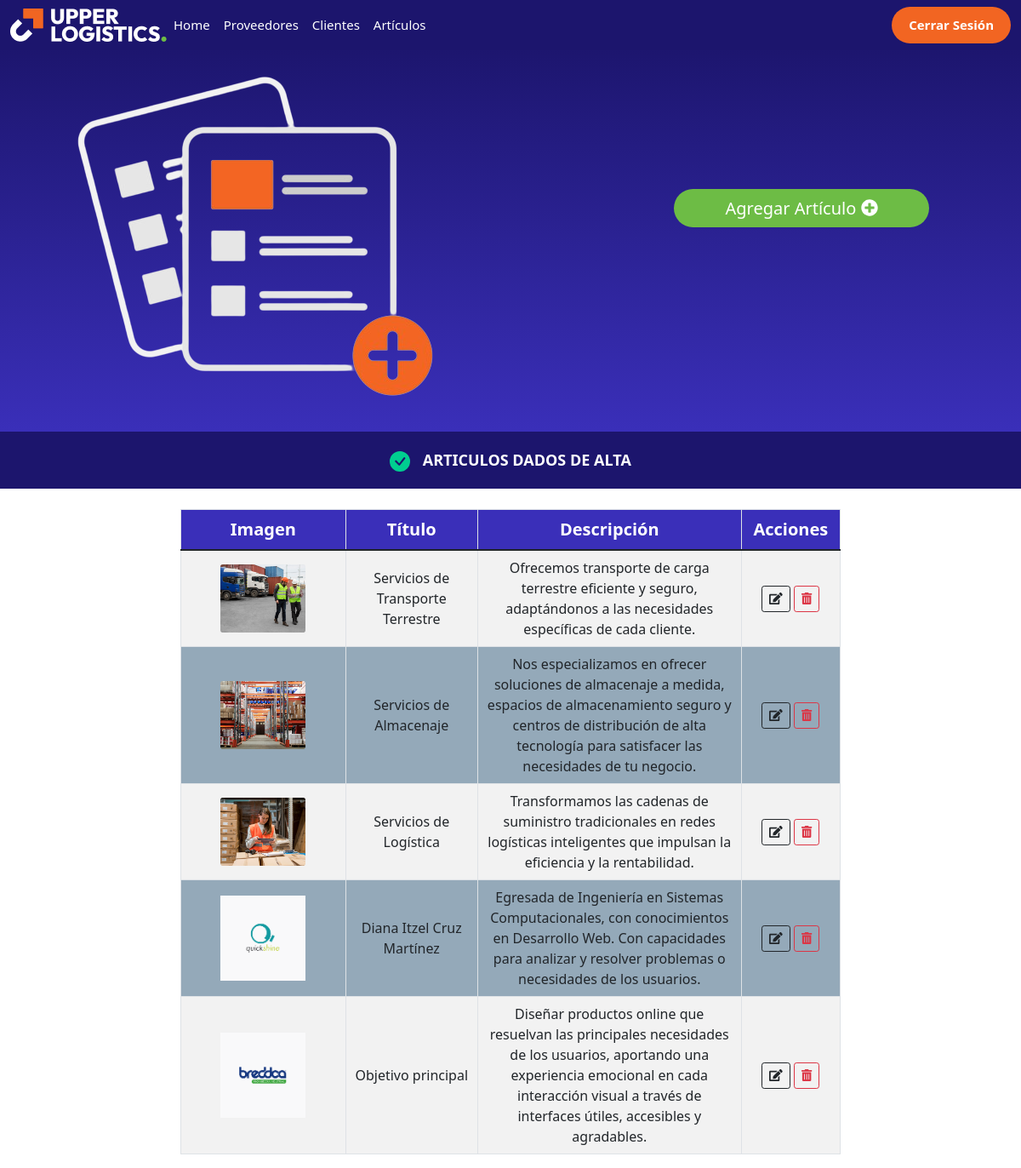
The page /articulos.php on the database its author committed.
### tables this page shows
CREATE TABLE `articulos` (
  `id_Articulo` int(100) NOT NULL,
  `imagen` varchar(500) NOT NULL,
  `titulo` varchar(500) NOT NULL,
  `descripcion` varchar(1000) NOT NULL
);

### articulos.php (the view, shortened to what this page needs)
<?php
include_once "conexion.php";
?>
<!DOCTYPE html>
<html lang="en">
<head>
    <link rel="stylesheet" href="css/bootstrap.min.css">
    <link rel="stylesheet" href="css/estilos.css">
    <link rel="stylesheet" href="https://cdnjs.cloudflare.com/ajax/libs/font-awesome/5.15.3/css/all.min.css">
</head>
<body>
    <header>
        <nav class="navbar navbar-expand-lg fixed-top">
            <div class="container-fluid">
                <img src="img/logo.png" alt="">
                <div class="collapse navbar-collapse" id="navbarSupportedContent">
                    <ul class="navbar-nav me-auto mb-2 mb-lg-0">
                        <li class="nav-item">
                            <a class="nav-link active" aria-current="page" href="#">Home</a>
                        </li>
                        <li class="nav-item">
                            <a class="nav-link" href="#">Proveedores</a>
                        </li>
                        <li class="nav-item">
                            <a class="nav-link" href="#">Clientes</a>
                        </li>
                        <li class="nav-item">
                            <a class="nav-link" href="#">Artículos</a>
                        </li>
                    </ul>
                    <form class="d-flex">
                        <button class="btn Bcontacto" type="submit"><b>Cerrar Sesión</b></button>
                    </form>
                </div>
            </div>
        </nav> <br><br>
        <div class="container-fluid inicio">
            <div class="row">
                <div class="col-6">
                    <img src="img/add.png" alt="" style="display: block; margin: 0 auto;">
                </div>
                <div class="col-5"> <br>
                    <button style="margin-top: 150px; margin-left: 180px" type="button" class="btn Bagregar" data-bs-toggle="modal" data-bs-target="#modalArticulo">
                        Agregar Artículo <i class="fas fa-plus-circle"></i>
                    </button>
                </div>
            </div>
        </div>
        <div class="container-fluid parte2">
            <b>ARTICULOS DADOS DE ALTA</b>
        </div>
    </header>
    <div class="container-fluid parte3">
        <div class="row justify-content-center">
            <div class="col-8"> <br>
                <div class="table-responsive">
                    <table class="table table-striped table-bordered table-hover custom-table">
                        <thead>
                            <tr>
                                <th class="text-center" style="width: 25%;">Imagen</th>
                                <th class="text-center" style="width: 20%;">Título</th>
                                <th class="text-center" style="width: 40%;">Descripción</th>
                                <th class="text-center" style="width: 15%;">Acciones</th>
                            </tr>
                        </thead>
                        <tbody>
                            <?php
                            $sql = "SELECT * FROM articulos";
                            $stmt = $pdo->query($sql);
                            while ($row = $stmt->fetch(PDO::FETCH_ASSOC)) {
                                echo "<tr id='row{$row['id_Articulo']}'>";
                                echo "<td class='align-middle text-center'><img src='{$row['imagen']}' style='max-width: 100px; max-height: 100px;' alt=''></td>";
                                echo "<td class='align-middle text-center'>{$row['titulo']}</td>";
                                echo "<td class='align-middle'>{$row['descripcion']}</td>";
                                echo "<td class='align-middle text-center'>
                                        <a href='#' class='btn btn-outline-dark btn-sm' onclick='editItem({$row['id_Articulo']})'><i class='fas fa-edit'></i></a>
                                        <a href='#' class='btn btn-outline-danger btn-sm' onclick='deleteItem({$row['id_Articulo']})'><i class='fas fa-trash-alt'></i></a>
                                    </td>";
                                echo "</tr>";
                            }
                            ?>
                        </tbody>
                    </table>
                </div>
            </div>
        </div>
    </div>
</body>
</html>

### css/estilos.css (style rules this page uses)
header .navbar { background-color: #1C156D; }
.inicio { background: linear-gradient(to bottom, #1C156D, #3A2FB9); }
header .nav-link { color: white; font-size: 15px; }
.Bcontacto { background-color: #F26522; color: white; border: none; padding: 10px 20px; font-size: 15px; border-radius: 42px; }
.parte2 { background-color: #1C156D; color: white; padding: 20px; text-align: center; font-size: 18px; }
.check1 { fill: #00CE90; margin: auto; margin-right: 10px; }
.parte3 { background-color: #ffff; text-align: center; }
.Bagregar { background-color: #6DBC45; color: white; border: none; font-size: 20px; border-radius: 42px; width: 300px; height: 45px; }
.custom-table thead th { background-color: #3A2FB9; color: #fff; font-size: 20px; }
.custom-table tbody tr:nth-child(even) { background-color: #94a9b9; }

### rows shown on the page
articulos: imagen (picture), titulo "Servicios de Transporte Terrestre", descripcion "Ofrecemos transporte de carga terrestre eficiente y seguro, adaptándonos a las necesidades específicas de cada cliente."
articulos: imagen (picture), titulo "Servicios de Almacenaje", descripcion "Nos especializamos en ofrecer soluciones de almacenaje a medida, espacios de almacenamiento seguro y centros de distribución de alta tecnología para satisfacer las necesidades de tu negocio."
articulos: imagen (picture), titulo "Servicios de Logística", descripcion "Transformamos las cadenas de suministro tradicionales en redes logísticas inteligentes que impulsan la eficiencia y la rentabilidad."
articulos: imagen (picture), titulo "Diana Itzel Cruz Martínez", descripcion "Egresada de Ingeniería en Sistemas Computacionales, con conocimientos en Desarrollo Web. Con capacidades para analizar y resolver problemas o necesidades de los usuarios."
articulos: imagen (picture), titulo "Objetivo principal", descripcion "Diseñar productos online que resuelvan las principales necesidades de los usuarios, aportando una experiencia emocional en cada interacción visual a través de interfaces útiles, accesibles y agradables."
